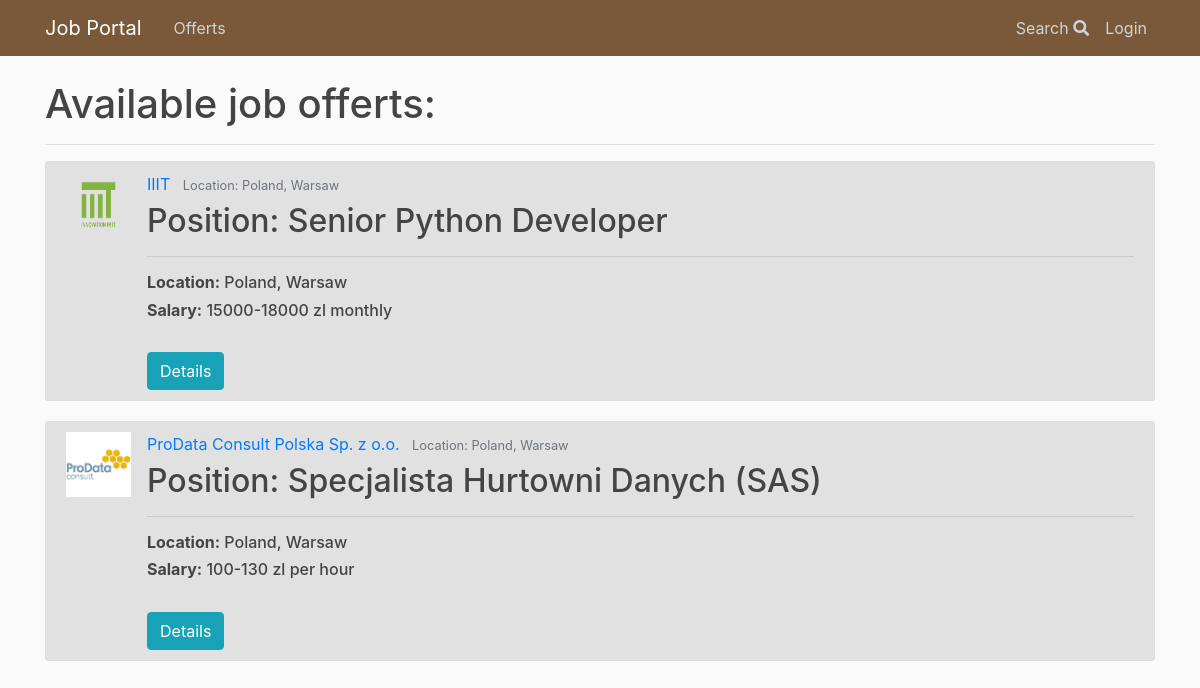
Page /offerts/ on the earlier database version.
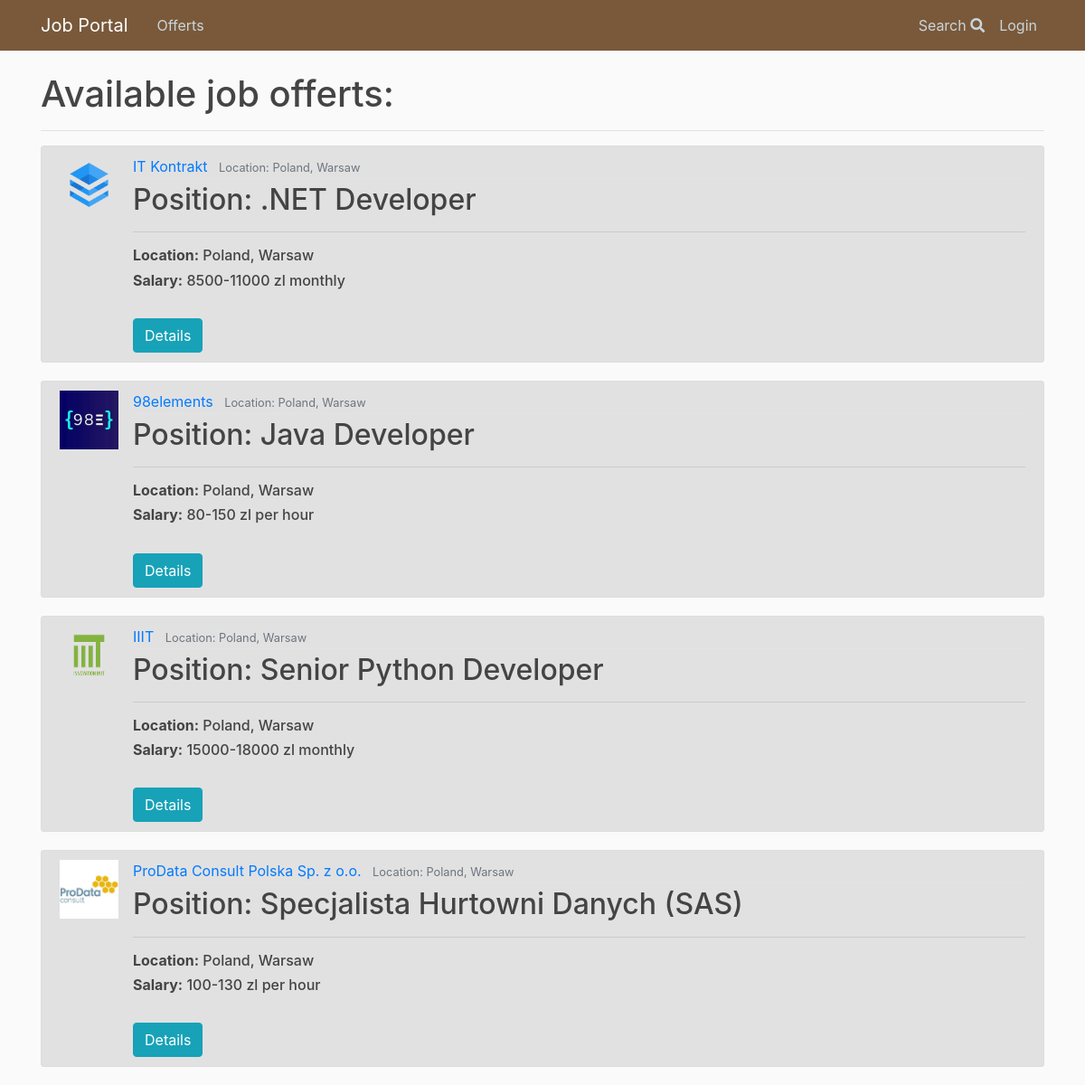
Same page on the later database version.
### offerts/models.py (models this page shows, shortened)
class Offert(models.Model):
    author = models.ForeignKey(User, on_delete=models.CASCADE)
    position = models.CharField(max_length = 100)
    agency = models.ForeignKey(Agency, on_delete=models.CASCADE)
    remote = models.BooleanField(default=False)
    sal_types = (
        ('H', 'per hour'),
        ('M', 'monthly'),
    )
    salary_type = models.CharField(
        max_length=1,
        choices=sal_types,
        default='M',
    )
    min_salary = models.IntegerField(default=0)
    max_salary = models.IntegerField(default=0)
    publication_date = models.DateTimeField(auto_now_add = True)
    expiration_date = models.DateField(null=True, default=None)
    must_have = models.ManyToManyField('Tag')
    nice_to_have = models.CharField(max_length = 1000)
    duties = models.CharField(max_length = 1000)
    benefits = models.CharField(max_length = 1000)
    about = models.TextField(null=True)
    '''def get_absolute_url(self):
        return reverse('offerts:application_form')'''

class Agency(models.Model):
    company = models.ForeignKey(Company, on_delete=models.CASCADE)
    country = models.CharField(max_length = 100)
    location = models.CharField(max_length = 100)
    address = models.CharField(max_length = 200)
    weppage = models.URLField(null=True)
    email = models.EmailField()
    phone = models.CharField(max_length=15)
    class Meta:
        verbose_name_plural = "Agencies"

class Company(models.Model):
    name = models.CharField(max_length = 200, unique=True)
    logo = models.ImageField(upload_to = "logos/", null=True, default=None)
    webpage = models.URLField(null=True)
    about = models.CharField(max_length = 1000)
    class Meta:
        verbose_name_plural = "Companies"

### offerts/views.py (the view)
# urls.py: path('', OffertListView.as_view(), name = 'index'),
class OffertListView(ListView):
    model = Offert
    template_name = 'offerts/offert_list.html' # default: <app>/<model>_<viewtype>.html
    context_object_name = 'offerts'
    ordering = ['-publication_date'] # '-' -> from newest to oldest
    paginate_by = 6

### offerts/templates/offerts/offert_list.html (shortened to what this page needs)
{% extends 'base.html' %}
{% load static %}
{% block body %}
<h1> Available job offerts: </h1>
<hr>
{% if offerts %}
{% for offert in offerts %}
<article class="media content-section">
  <img class="article-img" src="{{offert.agency.company.logo.url}}" alt="logo">
  <div class="media-body">
    <div class="article-metadata">
      <a class="mr-2" href='#'>{{ offert.agency.company.name }}</a>
      <small class="text-muted">Location: {{ offert.agency.country }}, {{offert.agency.location }}</small>
    </div>
    <h2><a class="article-title">Position: {{ offert.position }}</a></h2>
    <hr>
    <h6><a class="article-title"><strong>Location:</strong> {{ offert.agency.country }}, {{offert.agency.location }}</a></h6>
    <h6><a class="article-title"><strong>Salary:</strong> {{offert.min_salary}}-{{offert.max_salary}} zl  {{ offert.get_salary_type_display }}</a></h6>
    <br>
    <a href="{% url 'offerts:offert_details' offert.id %}"><button type="button" class="btn btn-info">Details</button></a>
    </article>
    {% endfor %}
    {% else %}
    <h3>No offerts available.</h3>
    {% endif %}
    {% endblock %}

Differences in the rows shown:
added Offert: agency.company.logo (picture), agency.company.name "IT Kontrakt", agency.country "Poland", agency.location "Warsaw", position ".NET Developer", min_salary "8500", max_salary "11000", salary_type "monthly"
added Offert: agency.company.logo (picture), agency.company.name "98elements", agency.country "Poland", agency.location "Warsaw", position "Java Developer", min_salary "80", max_salary "150", salary_type "per hour"
